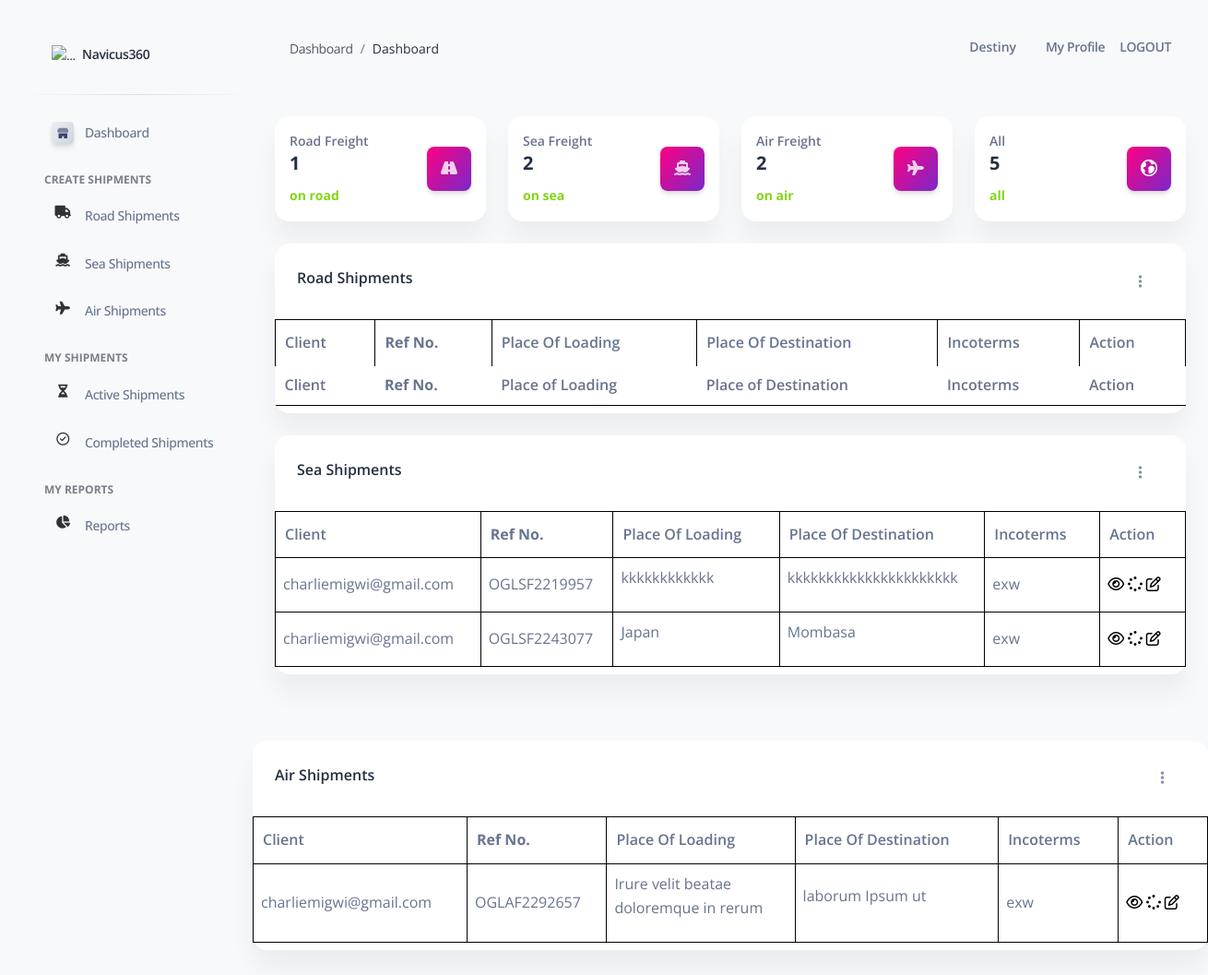
The app's page /fielduser/ (signed in), older data.
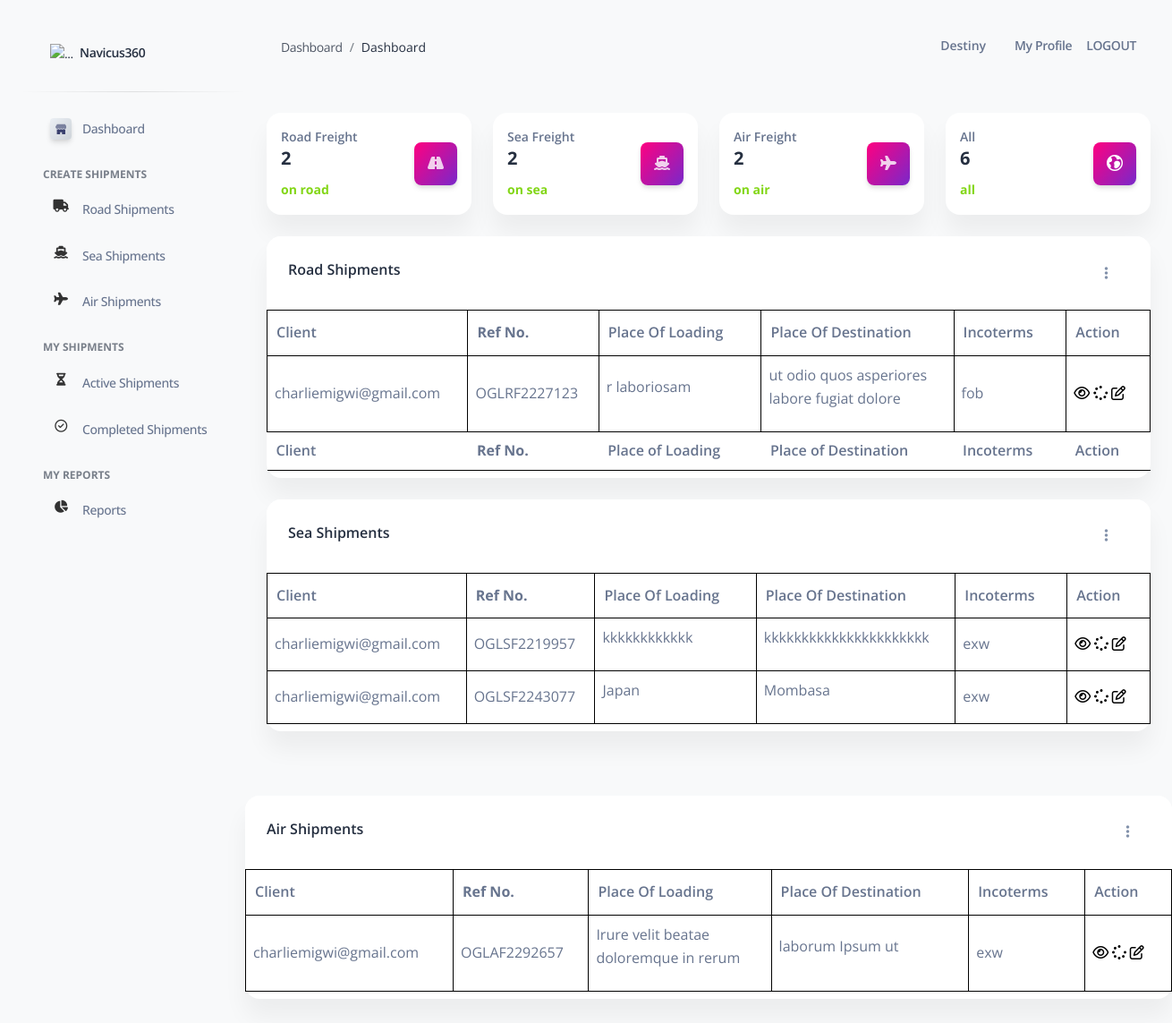
The same page, newer data.
### shipments/models.py (models this page shows, shortened)
class SeaFreightShip(models.Model):
    staff = models.ForeignKey(Account,
                            on_delete=models.CASCADE,
                            related_name='staff_user_sea')
    owner = models.CharField(max_length = 1000)
    refno = models.CharField(max_length = 1000)
    son = models.CharField(max_length = 1000)
    consignee = models.CharField(max_length = 1000)
    billofnumber = models.CharField(max_length=1000)
    customerref = models.CharField(max_length=1000, default='000')
    shippingline = models.CharField(max_length=1000, default='000')
    incoterms = models.CharField(max_length=1000)
    cargo_description = models.CharField(max_length=2000)
    placeofloading = models.CharField(max_length=2000)
    placeofdelivery= models.CharField(max_length=2000)
    containersize = models.CharField(blank=True,max_length=2000)
    unitsize = models.IntegerField()
    unittype = models.CharField(max_length=100)
    current_etd = models.CharField(max_length=100, null=True, blank=True)
    current_eta = models.CharField(max_length=100, null=True, blank=True)
    current_sailingstatus = models.CharField(max_length=100, null=True, blank=True)
    shippingstatus = models.CharField(max_length=100, null=True, blank=True, default='in-progress')

class AirFreightShip(models.Model):
    staff = models.ForeignKey(Account,
                            on_delete=models.CASCADE,
                            related_name='staff_user_air')
    owner = models.CharField(max_length = 1000)
    refno = models.CharField(max_length = 1000)
    son = models.CharField(max_length = 1000)
    consignee = models.CharField(max_length = 1000)
    customerref = models.CharField(max_length=1000, default='000')
    shippingline = models.CharField(max_length=1000, default='000')
    billofnumber = models.CharField(max_length=1000)
    incoterms = models.CharField(max_length=1000)
    cargo_description = models.CharField(max_length=2000)
    placeofloading = models.CharField(max_length=2000)
    placeofdelivery= models.CharField(max_length=2000)
    weight = models.CharField(max_length=2000)
    packagesno = models.IntegerField()
    current_etd = models.CharField(max_length=100, null=True, blank=True)
    current_eta = models.CharField(max_length=100, null=True, blank=True)
    current_sailingstatus = models.CharField(max_length=100, null=True, blank=True)
    shippingstatus = models.CharField(max_length=100, null=True, blank=True, default='in-progress')

class RoadFreightShip(models.Model):
    staff = models.ForeignKey(Account,
                            on_delete=models.CASCADE,
                            related_name='staff_user_road')
    owner = models.CharField(max_length = 1000)
    refno = models.CharField(max_length = 1000)
    son = models.CharField(max_length = 1000)
    consignee = models.CharField(max_length = 1000)
    customerref = models.CharField(max_length=1000, default='000')
    shippingline = models.CharField(max_length=1000, default='000')
    billofnumber = models.CharField(max_length=1000)
    incoterms = models.CharField(max_length=1000)
    cargo_description = models.CharField(max_length=2000)
    placeofloading = models.CharField(max_length=2000)
    placeofdelivery= models.CharField(max_length=2000)
    cargoload = models.CharField(max_length=2000)
    current_etd = models.CharField(max_length=100, null=True, blank=True)
    current_eta = models.CharField(max_length=100, null=True, blank=True)
    current_sailingstatus = models.CharField(max_length=100, null=True, blank=True)
    shippingstatus = models.CharField(max_length=100, null=True, blank=True,default='in-progress')

### fielduser/views.py (the view)
# urls.py: path('',home ,name='client_home'),
@login_required
@user_passes_test(not_in_oglstaff_group,login_url='/client/')
def home(request):
    roadfreight = RoadFreightShip.objects.filter(staff = request.user)
    seafreight = SeaFreightShip.objects.filter( staff= request.user)
    airfreight = AirFreightShip.objects.filter( staff= request.user)
    rno = len(roadfreight)
    sno = len(seafreight)
    airno = len(airfreight)
    allno = rno+sno+airno
    return render(request,"index_fielduser.html",{"group":"staff","context":roadfreight,"context2":seafreight,"context3":airfreight,"airno":airno,"sno":sno,"rno":rno,"allno":allno,"sidebar":"true"})

### fielduser/views.py (called while the page is built)
def not_in_oglstaff_group(user):
	if user.groups.filter(name='Ogl_fielduser').exists():
		return True
	else:
		return False

### fielduser/templates/index_fielduser.html (shortened to what the changed rows need)
{% extends "base.html" %}
{% load static %}
{% load crispy_forms_tags %}
{% block content %}
<div class="container-fluid py-4">
  <div class="row mt-4">
    <div class="col-xl-3 col-sm-6 mb-xl-0 mb-4">
      <div class="card">
        <div class="card-body p-3">
          <div class="row">
            <div class="col-7">
              <div class="numbers">
                <p class="text-sm mb-0 text-capitalize font-weight-bold">Road Freight</p>
                <h5 class="font-weight-bolder">{{rno}}</h5>
                <span class="text-success text-sm font-weight-bolder">on road</span>
              </div>
            </div>
          </div>
        </div>
      </div>
    </div>
    <div class="col-xl-3 col-sm-6">
      <div class="card">
        <div class="card-body p-3">
          <div class="row">
            <div class="col-7">
              <div class="numbers">
                <p class="text-sm mb-0 text-capitalize font-weight-bold">All</p>
                <h5 class="font-weight-bolder">{{allno}}</h5>
                <span class="text-success text-sm font-weight-bolder">all</span>
              </div>
            </div>
          </div>
        </div>
      </div>
    </div>
  </div>
  <div class="row my-4">
    <div class="col-sm-12">
      <div class="card">
        <div class="card-body px-0 pb-2">
          <div class="table-responsive">
            <table class="table align-items-center mb-0" id="roadtable">
              <thead>
                <tr>
                    <th>Client</th>
                    <th><b>Ref No.</th>
                    <th>Place of Loading</th>
                    <th>Place of Destination</th>
                    <th>Incoterms</th>
                    <th>Action</b></th>
                </tr>
            </thead>
            <tbody>
              {% for item in context %}
              {% if item.shippingstatus != 'Completed' %}
              <tr>
                <td>
                  {{ item.owner }}
                  </td>
                <td>
                {{ item.refno }}
                </td>
                <td>
                {{item.placeofloading|wordwrap:25|linebreaks}}
                </td>
                <td>
                {{item.placeofdelivery|wordwrap:25|linebreaks}}
                </td>
                <td>
                  {{item.incoterms}}
                </td>
                <td><a href="view/{{item.id}}/{{item.refno}}/"><i class="fa fa-eye"></i></a>
                  <a href="edit/{{item.id}}/{{item.refno}}/"><i class="fa fa-spinner"></i></a>
                  <a href="{% url 'fielduser:editshipment' item.id item.refno %}"><i class="fa fa-edit"></i></a>
                </td>
              </tr>
              {% endif %}
              {% endfor %}
            </tbody>
            <tfoot>
              <tr>
                <th>Client</th>
                <th><b>Ref No.</b></th>
                <th>Place of Loading</th>
                <th>Place of Destination</th>
                <th>Incoterms</th>
                <th>Action</b></th>
              </tr>
          </tfoot>
            </table>
          </div>
        </div>
      </div>
    </div>
  </div>
  <div class="row my-4">
    <div class="col-sm-12">
      <div class="card">
        <div class="card-body px-0 pb-2">
          <div class="table-responsive">
            <table class="table align-items-center mb-0" id="seatable">
              <thead>
                <tr>
                  <th>Client</th>
                    <th><b>Ref No.</th>
                    <th>Place of Loading</th>
                    <th>Place of Destination</th>
                    <th>Incoterms</th>
                    <th>Action</b></th>
                </tr>
            </thead>
            <tbody>
              {% for item in context2 %}
              {% if item.shippingstatus != 'Completed' %}
              <tr>
                <td>
                  {{ item.owner }}
                  </td>
                <td>
                {{ item.refno }}
                </td>
                <td>
                {{item.placeofloading|wordwrap:25|linebreaks}}
                </td>
                <td>
                {{item.placeofdelivery|wordwrap:25|linebreaks}}
                </td>
                <td>
                  {{item.incoterms}}
                </td>
                <td><a href="view2/{{item.id}}/{{item.refno}}/"><i class="fa fa-eye"></i></a>
                  <a href="edit2/{{item.id}}/{{item.refno}}/"><i class="fa fa-spinner"></i></a>
                  <a href="{% url 'fielduser:editshipment' item.id item.refno %}"><i class="fa fa-edit"></i></a>
                </td>
              </tr>
              {% endif %}
              {% endfor %}
            </tbody>
            </table>
          </div>
        </div>
      </div>
    </div>
    </div>
  </div>
  <div class="row my-4">
    <div class="col-sm-12">
      <div class="card">
        <div class="card-body px-0 pb-2">
          <div class="table-responsive">
            <table class="table align-items-center mb-0 id" id="airtable">
              <thead>
                <tr>
                  <th>Client</th>
                    <th><b>Ref No.</th>
                    <th>Place of Loading</th>
                    <th>Place of Destination</th>
                    <th>Incoterms</th>
                    <th>Action</b></th>
                </tr>
            </thead>
            <tbody>
              {% for item in context3 %}
              {% if item.shippingstatus != 'Completed' %}
              <tr>
                <td>
                  {{ item.owner }}
                </td>
                <td>
                {{ item.refno }}
                </td>
                <td>
                {{item.placeofloading|wordwrap:25|linebreaks}}
                </td>
                <td>
                {{item.placeofdelivery|wordwrap:25|linebreaks}}
                </td>
                <td>
                  {{item.incoterms}}
                </td>
                <td><a href="view3/{{item.id}}/{{item.refno}}/"><i class="fa fa-eye"></i></a>
                  <a href="edit3/{{item.id}}/{{item.refno}}/"><i class="fa fa-spinner"></i></a>
                  <a href="{% url 'fielduser:editshipment' item.id item.refno %}"><i class="fa fa-edit"></i></a>
                </td>
              </tr>
              {% endif %}
              {% endfor %}
            </tbody>
            </table>
          </div>
        </div>
      </div>
    </div>
  </div>
{% endblock content %}

Row changes from the older to the newer data that the page shows:
added RoadFreightShip: owner "charliemigwi@gmail.com", refno "OGLRF2227123", placeofloading "r laboriosam", placeofdelivery "ut odio quos asperiores labore fugiat dolore", incoterms "fob"
Text that changed along with them:
{{ rno }}: "1" → "2"
{{ allno }}: "5" → "6"
